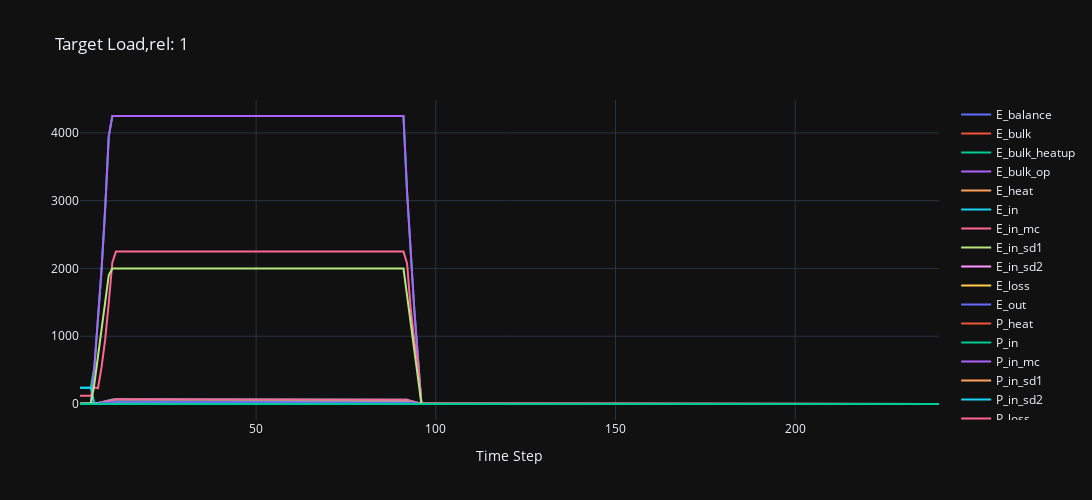

The notebook cell saved with this chart:
### Markdown cell above
## Load cycle calculation

### Code cell
# Result DataFrame Initialization
state_parms = [a for a in dir(ECCState()) if not a.startswith('__')]
df1 = pd.DataFrame(columns=state_parms)
df1.loc[0] = vars(ECCState())

# Run different stationary cases for target output load
target = 1

# number of time steps
ts = 240

## Initialization of component
C1_state = ECCState()
C1 = EnergyConversionComponent(par=component,
                               ts=1,
                               state=copy.deepcopy(C1_state))
for t in range(ts):
    if t <= 90:
        C1.apply_control(target)
    else:
        C1.apply_control(0)
    df1.loc[t + 1] = vars(C1.state)

# Create traces
fig = go.Figure()

# Create traces
for cl in df1.columns:
    fig.add_trace(go.Scatter(x=df1.index[1:], y=df1[cl][1:],
                             
                             mode='lines',
                             name=cl))
    
fig.update_layout(title=f"Target Load,rel: {target}",
                  xaxis_title="Time Step",
                 )
fig.update_layout(
    autosize=False,
    width=1400,
    height=500)
fig.show()

### Figure 1 — Plotly figure (JSON) as saved in the notebook; plotly's stock layout.template omitted (floating-point values rounded to 4 significant figures; data arrays with more than 128 entries replaced by an {"elided": "..."} marker saying what was removed)
{"data": [{"mode": "lines", "name": "E_balance", "x": {"elided": "240 int values"}, "y": {"elided": "240 float values"}, "type": "scatter"}, {"mode": "lines", "name": "E_bulk", "x": {"elided": "240 int values"}, "y": {"elided": "240 float values"}, "type": "scatter"}, {"mode": "lines", "name": "E_bulk_heatup", "x": {"elided": "240 int values"}, "y": {"elided": "240 float values"}, "type": "scatter"}, {"mode": "lines", "name": "E_bulk_op", "x": {"elided": "240 int values"}, "y": {"elided": "240 float values"}, "type": "scatter"}, {"mode": "lines", "name": "E_heat", "x": {"elided": "240 int values"}, "y": {"elided": "240 float values"}, "type": "scatter"}, {"mode": "lines", "name": "E_in", "x": {"elided": "240 int values"}, "y": {"elided": "240 float values"}, "type": "scatter"}, {"mode": "lines", "name": "E_in_mc", "x": {"elided": "240 int values"}, "y": {"elided": "240 float values"}, "type": "scatter"}, {"mode": "lines", "name": "E_in_sd1", "x": {"elided": "240 int values"}, "y": {"elided": "240 float values"}, "type": "scatter"}, {"mode": "lines", "name": "E_in_sd2", "x": {"elided": "240 int values"}, "y": {"elided": "240 float values"}, "type": "scatter"}, {"mode": "lines", "name": "E_loss", "x": {"elided": "240 int values"}, "y": {"elided": "240 float values"}, "type": "scatter"}, {"mode": "lines", "name": "E_out", "x": {"elided": "240 int values"}, "y": {"elided": "240 float values"}, "type": "scatter"}, {"mode": "lines", "name": "P_heat", "x": {"elided": "240 int values"}, "y": {"elided": "240 float values"}, "type": "scatter"}, {"mode": "lines", "name": "P_in", "x": {"elided": "240 int values"}, "y": {"elided": "240 float values"}, "type": "scatter"}, {"mode": "lines", "name": "P_in_mc", "x": {"elided": "240 int values"}, "y": {"elided": "240 float values"}, "type": "scatter"}, {"mode": "lines", "name": "P_in_sd1", "x": {"elided": "240 int values"}, "y": {"elided": "240 float values"}, "type": "scatter"}, {"mode": "lines", "name": "P_in_sd2", "x": {"elided": "240 int values"}, "y": {"elided": "240 float values"}, "type": "scatter"}, {"mode": "lines", "name": "P_loss", "x": {"elided": "240 int values"}, "y": {"elided": "240 float values"}, "type": "scatter"}, {"mode": "lines", "name": "P_out", "x": {"elided": "240 int values"}, "y": {"elided": "240 float values"}, "type": "scatter"}, {"mode": "lines", "name": "SoH", "x": {"elided": "240 int values"}, "y": {"elided": "240 int values"}, "type": "scatter"}, {"mode": "lines", "name": "eta", "x": {"elided": "240 int values"}, "y": {"elided": "240 float values"}, "type": "scatter"}, {"mode": "lines", "name": "eta_mc", "x": {"elided": "240 int values"}, "y": {"elided": "240 float values"}, "type": "scatter"}, {"mode": "lines", "name": "heatup", "x": {"elided": "240 int values"}, "y": {"elided": "240 float values"}, "type": "scatter"}, {"mode": "lines", "name": "opex_Eur", "x": {"elided": "240 int values"}, "y": {"elided": "240 int values"}, "type": "scatter"}], "layout": {"title": {"text": "Target Load,rel: 1"}, "xaxis": {"title": {"text": "Time Step"}}, "autosize": false, "width": 1400, "height": 500}}
